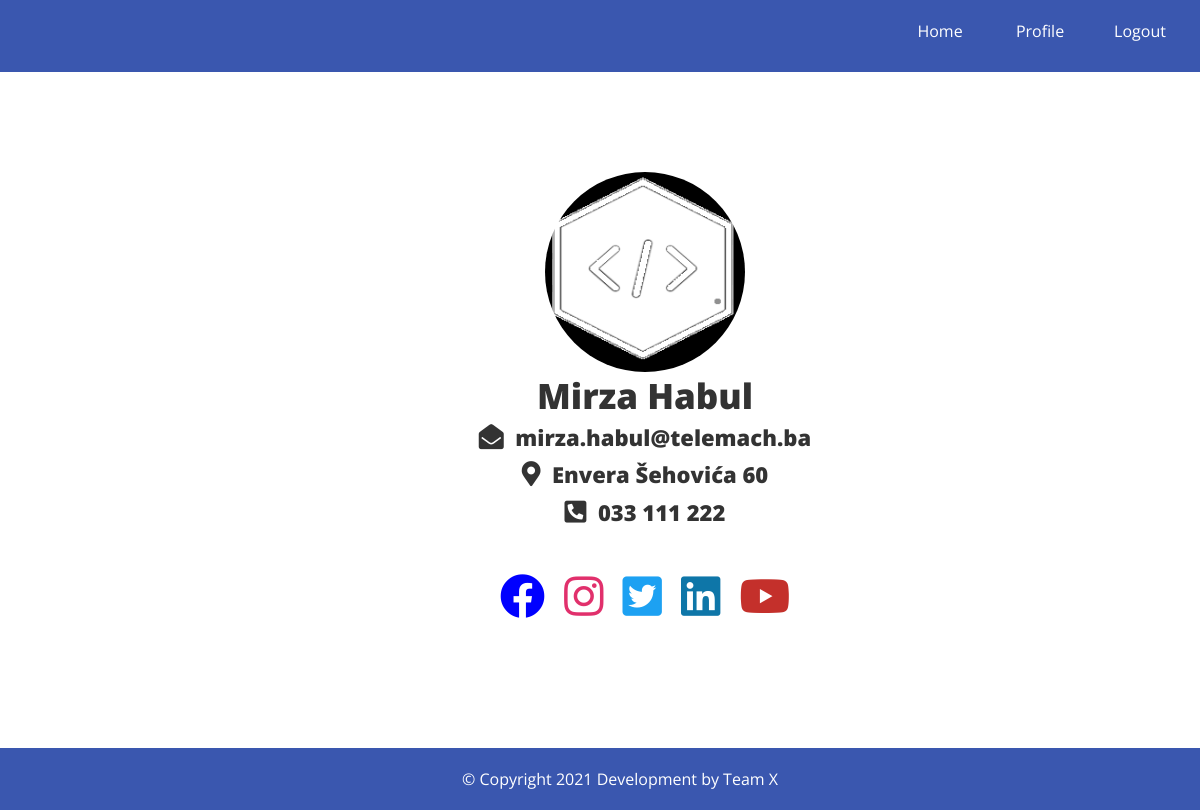
/profile.php (signed in), run on the app's committed database.
### tables this page shows
CREATE TABLE `register` (
  `ID` int(11) NOT NULL,
  `firstname` varchar(255) NOT NULL,
  `lastname` varchar(255) NOT NULL,
  `username` varchar(22) NOT NULL,
  `email` varchar(320) NOT NULL,
  `password` varchar(255) NOT NULL,
  `address` varchar(255) NOT NULL,
  `phone` varchar(255) NOT NULL,
  `image` varchar(255) NOT NULL
);

### profile.php (the view, shortened to what this page needs)
<?php
include('database.php');
include('includes/header-login.php');
$username = $_SESSION['username'];
$sql = "SELECT * FROM register WHERE username = '$username'" ;
$result = mysqli_query($conn, $sql);
?>
<div id="profile" >
<?php while ($row = mysqli_fetch_assoc($result)) { ?>
    <h1><?php echo "<img class = 'img' src='images/" . $row['image'] . "'> <br>"; ?>
    <?php echo $row['firstname'] ?>
    <?php echo $row['lastname'] ?>
     <p><i class="fas fa-envelope-open"></i>&nbsp;&nbsp;<?php echo $row['email'] . "<br>" ?></p>
     <p><i class="fas fa-map-marker-alt"></i>&nbsp;&nbsp;<?php echo $row['address'] . "<br>" ?></p>
     <p><i class="fas fa-phone-square-alt"></i>&nbsp;&nbsp;<?php echo $row['phone'] . "<br><br>" ?>
  <div class="social-icon">
     <i class="fab fa-facebook"></i>
     <i class="fab fa-instagram"></i>
     <i class="fab fa-twitter-square"></i>
     <i class="fab fa-linkedin"></i>
     <i class="fab fa-youtube"></i>
  </div>
<?php } ?>
</div>
<?php include('includes/footer.php'); ?>

### css/styles.css (style rules this page uses)
* { padding: 0; margin: 0; }
html, body { overflow-x: hidden; }
.fas { font-size: 25px; }
body, input, textarea, select { font-family: 'Open Sans', sans-serif; font-size: 16px; color: #4c4c4c; margin-top: -10px; }
h1 { font-size: 32px; font-weight: 300; color: #4c4c4c; text-align: center; padding-top: 40px; margin-bottom: 10px; }
.img { width: 200px; height: 200px; }
#profile { padding-left: 90px; padding-top: 60px; }
#profile h1 { font-size: 35px; font-weight: 900; color: #333; }
#profile p { line-height: 1.7; font-size: 22px; }
.social-icon { width: 100%; }
.social-icon i { padding-top: 10px; padding: 5px; }
.social-icon i.fab.fa-facebook { color: blue; font-size: 45px; }
.social-icon i.fab.fa-instagram { color: #E1306C; font-size: 45px; }
.social-icon i.fab.fa-twitter-square { color: #1DA1F2; font-size: 45px; }
.social-icon i.fab.fa-linkedin { color: #0e76a8; font-size: 45px; }
.social-icon i.fab.fa-youtube { color: #c4302b; font-size: 45px; padding-bottom: 22px; }

### profile.php (style rules this page uses)
.img { height: 50px; width: 50px; border-radius: 50%; }
#profile { text-align:center; }

### data on the page
register: image (picture), firstname "Mirza", lastname "Habul", email "mirza.habul@telemach.ba", address "Envera Šehovića 60", phone "033 111 222"
